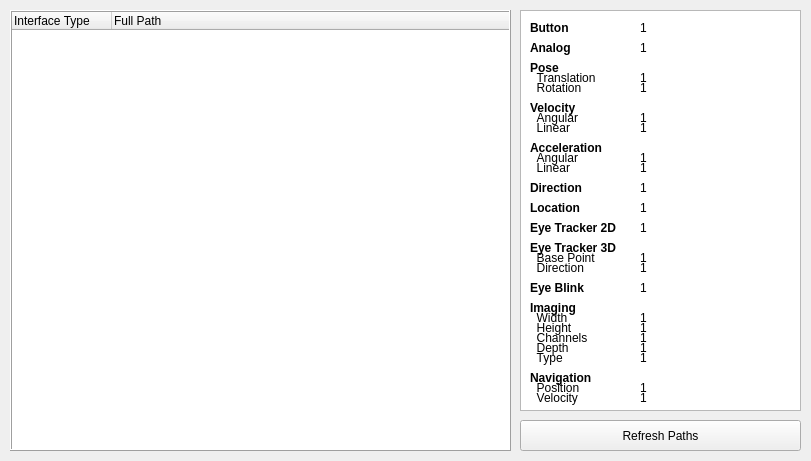
<?xml version="1.0" encoding="UTF-8"?>
<ui version="4.0">
 <class>OSVR_Controller_ViewerClass</class>
 <widget class="QMainWindow" name="OSVR_Controller_ViewerClass">
  <property name="geometry">
   <rect>
    <x>0</x>
    <y>0</y>
    <width>811</width>
    <height>461</height>
   </rect>
  </property>
  <property name="windowTitle">
   <string>OSVR Controller Viewer</string>
  </property>
  <property name="unifiedTitleAndToolBarOnMac">
   <bool>true</bool>
  </property>
  <widget class="QWidget" name="centralWidget">
   <property name="mouseTracking">
    <bool>false</bool>
   </property>
   <widget class="QTreeWidget" name="pathTree">
    <property name="geometry">
     <rect>
      <x>10</x>
      <y>10</y>
      <width>501</width>
      <height>441</height>
     </rect>
    </property>
    <property name="autoFillBackground">
     <bool>false</bool>
    </property>
    <property name="frameShape">
     <enum>QFrame::Box</enum>
    </property>
    <property name="frameShadow">
     <enum>QFrame::Raised</enum>
    </property>
    <property name="showDropIndicator" stdset="0">
     <bool>false</bool>
    </property>
    <property name="rootIsDecorated">
     <bool>true</bool>
    </property>
    <property name="itemsExpandable">
     <bool>false</bool>
    </property>
    <property name="expandsOnDoubleClick">
     <bool>false</bool>
    </property>
    <property name="columnCount">
     <number>2</number>
    </property>
    <attribute name="headerVisible">
     <bool>true</bool>
    </attribute>
    <column>
     <property name="text">
      <string notr="true">Interface Type</string>
     </property>
    </column>
    <column>
     <property name="text">
      <string>Full Path</string>
     </property>
    </column>
   </widget>
   <widget class="QPushButton" name="refreshButton">
    <property name="geometry">
     <rect>
      <x>520</x>
      <y>420</y>
      <width>281</width>
      <height>31</height>
     </rect>
    </property>
    <property name="text">
     <string>Refresh Paths</string>
    </property>
   </widget>
   <widget class="QLabel" name="btn_lbl">
    <property name="geometry">
     <rect>
      <x>530</x>
      <y>20</y>
      <width>101</width>
      <height>16</height>
     </rect>
    </property>
    <property name="text">
     <string>&lt;html&gt;&lt;head/&gt;&lt;body&gt;&lt;p&gt;&lt;span style=&quot; font-weight:600;&quot;&gt;Button&lt;/span&gt;&lt;/p&gt;&lt;/body&gt;&lt;/html&gt;</string>
    </property>
   </widget>
   <widget class="QListView" name="listView">
    <property name="geometry">
     <rect>
      <x>520</x>
      <y>10</y>
      <width>281</width>
      <height>401</height>
     </rect>
    </property>
    <property name="frameShadow">
     <enum>QFrame::Sunken</enum>
    </property>
   </widget>
   <widget class="QLabel" name="alg_lbl">
    <property name="geometry">
     <rect>
      <x>530</x>
      <y>40</y>
      <width>101</width>
      <height>16</height>
     </rect>
    </property>
    <property name="text">
     <string>&lt;html&gt;&lt;head/&gt;&lt;body&gt;&lt;p&gt;&lt;span style=&quot; font-weight:600;&quot;&gt;Analog&lt;/span&gt;&lt;/p&gt;&lt;/body&gt;&lt;/html&gt;</string>
    </property>
   </widget>
   <widget class="QLabel" name="p_lbl">
    <property name="geometry">
     <rect>
      <x>530</x>
      <y>60</y>
      <width>101</width>
      <height>16</height>
     </rect>
    </property>
    <property name="text">
     <string>&lt;html&gt;&lt;head/&gt;&lt;body&gt;&lt;p&gt;&lt;span style=&quot; font-weight:600;&quot;&gt;Pose&lt;/span&gt;&lt;/p&gt;&lt;/body&gt;&lt;/html&gt;</string>
    </property>
   </widget>
   <widget class="QLabel" name="p_t_lbl">
    <property name="geometry">
     <rect>
      <x>530</x>
      <y>70</y>
      <width>101</width>
      <height>16</height>
     </rect>
    </property>
    <property name="text">
     <string>&lt;html&gt;&lt;head/&gt;&lt;body&gt;&lt;p&gt;&amp;nbsp;&amp;nbsp;Translation&lt;/p&gt;&lt;/body&gt;&lt;/html&gt;</string>
    </property>
   </widget>
   <widget class="QLabel" name="p_r_lbl">
    <property name="geometry">
     <rect>
      <x>530</x>
      <y>80</y>
      <width>101</width>
      <height>16</height>
     </rect>
    </property>
    <property name="text">
     <string>&lt;html&gt;&lt;head/&gt;&lt;body&gt;&lt;p&gt;&amp;nbsp;&amp;nbsp;Rotation&lt;/p&gt;&lt;/body&gt;&lt;/html&gt;</string>
    </property>
   </widget>
   <widget class="QLabel" name="v_lbl">
    <property name="geometry">
     <rect>
      <x>530</x>
      <y>100</y>
      <width>101</width>
      <height>16</height>
     </rect>
    </property>
    <property name="text">
     <string>&lt;html&gt;&lt;head/&gt;&lt;body&gt;&lt;p&gt;&lt;span style=&quot; font-weight:600;&quot;&gt;Velocity&lt;/span&gt;&lt;/p&gt;&lt;/body&gt;&lt;/html&gt;</string>
    </property>
   </widget>
   <widget class="QLabel" name="a_lbl">
    <property name="geometry">
     <rect>
      <x>530</x>
      <y>140</y>
      <width>101</width>
      <height>16</height>
     </rect>
    </property>
    <property name="text">
     <string>&lt;html&gt;&lt;head/&gt;&lt;body&gt;&lt;p&gt;&lt;span style=&quot; font-weight:600;&quot;&gt;Acceleration&lt;/span&gt;&lt;/p&gt;&lt;/body&gt;&lt;/html&gt;</string>
    </property>
   </widget>
   <widget class="QLabel" name="dir_lbl">
    <property name="geometry">
     <rect>
      <x>530</x>
      <y>180</y>
      <width>101</width>
      <height>16</height>
     </rect>
    </property>
    <property name="text">
     <string>&lt;html&gt;&lt;head/&gt;&lt;body&gt;&lt;p&gt;&lt;span style=&quot; font-weight:600;&quot;&gt;Direction&lt;/span&gt;&lt;/p&gt;&lt;/body&gt;&lt;/html&gt;</string>
    </property>
   </widget>
   <widget class="QLabel" name="loc_lbl">
    <property name="geometry">
     <rect>
      <x>530</x>
      <y>200</y>
      <width>101</width>
      <height>16</height>
     </rect>
    </property>
    <property name="text">
     <string>&lt;html&gt;&lt;head/&gt;&lt;body&gt;&lt;p&gt;&lt;span style=&quot; font-weight:600;&quot;&gt;Location&lt;/span&gt;&lt;/p&gt;&lt;/body&gt;&lt;/html&gt;</string>
    </property>
   </widget>
   <widget class="QLabel" name="et2d_lbl">
    <property name="geometry">
     <rect>
      <x>530</x>
      <y>220</y>
      <width>101</width>
      <height>16</height>
     </rect>
    </property>
    <property name="text">
     <string>&lt;html&gt;&lt;head/&gt;&lt;body&gt;&lt;p&gt;&lt;span style=&quot; font-weight:600;&quot;&gt;Eye Tracker 2D&lt;/span&gt;&lt;/p&gt;&lt;/body&gt;&lt;/html&gt;</string>
    </property>
   </widget>
   <widget class="QLabel" name="et3d_lbl">
    <property name="geometry">
     <rect>
      <x>530</x>
      <y>240</y>
      <width>101</width>
      <height>16</height>
     </rect>
    </property>
    <property name="text">
     <string>&lt;html&gt;&lt;head/&gt;&lt;body&gt;&lt;p&gt;&lt;span style=&quot; font-weight:600;&quot;&gt;Eye Tracker 3D&lt;/span&gt;&lt;/p&gt;&lt;/body&gt;&lt;/html&gt;</string>
    </property>
   </widget>
   <widget class="QLabel" name="v_a_lbl">
    <property name="geometry">
     <rect>
      <x>530</x>
      <y>110</y>
      <width>101</width>
      <height>16</height>
     </rect>
    </property>
    <property name="text">
     <string>&lt;html&gt;&lt;head/&gt;&lt;body&gt;&lt;p&gt;  Angular&lt;/p&gt;&lt;/body&gt;&lt;/html&gt;</string>
    </property>
   </widget>
   <widget class="QLabel" name="v_l_lbl">
    <property name="geometry">
     <rect>
      <x>530</x>
      <y>120</y>
      <width>101</width>
      <height>16</height>
     </rect>
    </property>
    <property name="text">
     <string>&lt;html&gt;&lt;head/&gt;&lt;body&gt;&lt;p&gt;  Linear&lt;/p&gt;&lt;/body&gt;&lt;/html&gt;</string>
    </property>
   </widget>
   <widget class="QLabel" name="a_a_lbl">
    <property name="geometry">
     <rect>
      <x>530</x>
      <y>150</y>
      <width>101</width>
      <height>16</height>
     </rect>
    </property>
    <property name="text">
     <string>&lt;html&gt;&lt;head/&gt;&lt;body&gt;&lt;p&gt;  Angular&lt;/p&gt;&lt;/body&gt;&lt;/html&gt;</string>
    </property>
   </widget>
   <widget class="QLabel" name="a_l_lbl">
    <property name="geometry">
     <rect>
      <x>530</x>
      <y>160</y>
      <width>101</width>
      <height>16</height>
     </rect>
    </property>
    <property name="text">
     <string>&lt;html&gt;&lt;head/&gt;&lt;body&gt;&lt;p&gt;  Linear&lt;/p&gt;&lt;/body&gt;&lt;/html&gt;</string>
    </property>
   </widget>
   <widget class="QLabel" name="et3d_bp_lbl">
    <property name="geometry">
     <rect>
      <x>530</x>
      <y>250</y>
      <width>101</width>
      <height>16</height>
     </rect>
    </property>
    <property name="text">
     <string>&lt;html&gt;&lt;head/&gt;&lt;body&gt;&lt;p&gt;  Base Point&lt;/p&gt;&lt;/body&gt;&lt;/html&gt;</string>
    </property>
   </widget>
   <widget class="QLabel" name="et3d_dir_lbl">
    <property name="geometry">
     <rect>
      <x>530</x>
      <y>260</y>
      <width>101</width>
      <height>16</height>
     </rect>
    </property>
    <property name="text">
     <string>&lt;html&gt;&lt;head/&gt;&lt;body&gt;&lt;p&gt;  Direction&lt;/p&gt;&lt;/body&gt;&lt;/html&gt;</string>
    </property>
   </widget>
   <widget class="QLabel" name="eb_lbl">
    <property name="geometry">
     <rect>
      <x>530</x>
      <y>280</y>
      <width>101</width>
      <height>16</height>
     </rect>
    </property>
    <property name="text">
     <string>&lt;html&gt;&lt;head/&gt;&lt;body&gt;&lt;p&gt;&lt;span style=&quot; font-weight:600;&quot;&gt;Eye Blink&lt;/span&gt;&lt;/p&gt;&lt;/body&gt;&lt;/html&gt;</string>
    </property>
   </widget>
   <widget class="QLabel" name="img_lbl">
    <property name="geometry">
     <rect>
      <x>530</x>
      <y>300</y>
      <width>101</width>
      <height>16</height>
     </rect>
    </property>
    <property name="text">
     <string>&lt;html&gt;&lt;head/&gt;&lt;body&gt;&lt;p&gt;&lt;span style=&quot; font-weight:600;&quot;&gt;Imaging&lt;/span&gt;&lt;/p&gt;&lt;/body&gt;&lt;/html&gt;</string>
    </property>
   </widget>
   <widget class="QLabel" name="img_w_lbl">
    <property name="geometry">
     <rect>
      <x>530</x>
      <y>310</y>
      <width>101</width>
      <height>16</height>
     </rect>
    </property>
    <property name="text">
     <string>&lt;html&gt;&lt;head/&gt;&lt;body&gt;&lt;p&gt;&amp;nbsp;&amp;nbsp;Width&lt;/p&gt;&lt;/body&gt;&lt;/html&gt;</string>
    </property>
   </widget>
   <widget class="QLabel" name="img_h_lbl">
    <property name="geometry">
     <rect>
      <x>530</x>
      <y>320</y>
      <width>101</width>
      <height>16</height>
     </rect>
    </property>
    <property name="text">
     <string>&lt;html&gt;&lt;head/&gt;&lt;body&gt;&lt;p&gt;  Height&lt;/p&gt;&lt;/body&gt;&lt;/html&gt;</string>
    </property>
   </widget>
   <widget class="QLabel" name="img_c_lbl">
    <property name="geometry">
     <rect>
      <x>530</x>
      <y>330</y>
      <width>101</width>
      <height>16</height>
     </rect>
    </property>
    <property name="text">
     <string>&lt;html&gt;&lt;head/&gt;&lt;body&gt;&lt;p&gt;  Channels&lt;/p&gt;&lt;/body&gt;&lt;/html&gt;</string>
    </property>
   </widget>
   <widget class="QLabel" name="img_d_lbl">
    <property name="geometry">
     <rect>
      <x>530</x>
      <y>340</y>
      <width>101</width>
      <height>16</height>
     </rect>
    </property>
    <property name="text">
     <string>&lt;html&gt;&lt;head/&gt;&lt;body&gt;&lt;p&gt;  Depth&lt;/p&gt;&lt;/body&gt;&lt;/html&gt;</string>
    </property>
   </widget>
   <widget class="QLabel" name="img_t_lbl">
    <property name="geometry">
     <rect>
      <x>530</x>
      <y>350</y>
      <width>101</width>
      <height>16</height>
     </rect>
    </property>
    <property name="text">
     <string>&lt;html&gt;&lt;head/&gt;&lt;body&gt;&lt;p&gt;  Type&lt;/p&gt;&lt;/body&gt;&lt;/html&gt;</string>
    </property>
   </widget>
   <widget class="QLabel" name="nav_lbl">
    <property name="geometry">
     <rect>
      <x>530</x>
      <y>370</y>
      <width>101</width>
      <height>16</height>
     </rect>
    </property>
    <property name="text">
     <string>&lt;html&gt;&lt;head/&gt;&lt;body&gt;&lt;p&gt;&lt;span style=&quot; font-weight:600;&quot;&gt;Navigation&lt;/span&gt;&lt;/p&gt;&lt;/body&gt;&lt;/html&gt;</string>
    </property>
   </widget>
   <widget class="QLabel" name="nav_p_lbl">
    <property name="geometry">
     <rect>
      <x>530</x>
      <y>380</y>
      <width>101</width>
      <height>16</height>
     </rect>
    </property>
    <property name="text">
     <string>&lt;html&gt;&lt;head/&gt;&lt;body&gt;&lt;p&gt;  Position&lt;/p&gt;&lt;/body&gt;&lt;/html&gt;</string>
    </property>
   </widget>
   <widget class="QLabel" name="nav_v_lbl">
    <property name="geometry">
     <rect>
      <x>530</x>
      <y>390</y>
      <width>101</width>
      <height>16</height>
     </rect>
    </property>
    <property name="text">
     <string>&lt;html&gt;&lt;head/&gt;&lt;body&gt;&lt;p&gt;&amp;nbsp;&amp;nbsp;Velocity&lt;/p&gt;&lt;/body&gt;&lt;/html&gt;</string>
    </property>
   </widget>
   <widget class="QLabel" name="btn_lbl_i">
    <property name="geometry">
     <rect>
      <x>640</x>
      <y>20</y>
      <width>151</width>
      <height>16</height>
     </rect>
    </property>
    <property name="text">
     <string>&lt;html&gt;&lt;head/&gt;&lt;body&gt;&lt;p&gt;1&lt;/p&gt;&lt;/body&gt;&lt;/html&gt;</string>
    </property>
   </widget>
   <widget class="QLabel" name="alg_lbl_i">
    <property name="geometry">
     <rect>
      <x>640</x>
      <y>40</y>
      <width>151</width>
      <height>16</height>
     </rect>
    </property>
    <property name="text">
     <string>&lt;html&gt;&lt;head/&gt;&lt;body&gt;&lt;p&gt;1&lt;/p&gt;&lt;/body&gt;&lt;/html&gt;</string>
    </property>
   </widget>
   <widget class="QLabel" name="p_t_lbl_i">
    <property name="geometry">
     <rect>
      <x>640</x>
      <y>70</y>
      <width>151</width>
      <height>16</height>
     </rect>
    </property>
    <property name="text">
     <string>&lt;html&gt;&lt;head/&gt;&lt;body&gt;&lt;p&gt;1&lt;/p&gt;&lt;/body&gt;&lt;/html&gt;</string>
    </property>
   </widget>
   <widget class="QLabel" name="p_r_lbl_i">
    <property name="geometry">
     <rect>
      <x>640</x>
      <y>80</y>
      <width>151</width>
      <height>16</height>
     </rect>
    </property>
    <property name="text">
     <string>&lt;html&gt;&lt;head/&gt;&lt;body&gt;&lt;p&gt;1&lt;/p&gt;&lt;/body&gt;&lt;/html&gt;</string>
    </property>
   </widget>
   <widget class="QLabel" name="v_a_lbl_i">
    <property name="geometry">
     <rect>
      <x>640</x>
      <y>110</y>
      <width>151</width>
      <height>16</height>
     </rect>
    </property>
    <property name="text">
     <string>&lt;html&gt;&lt;head/&gt;&lt;body&gt;&lt;p&gt;1&lt;/p&gt;&lt;/body&gt;&lt;/html&gt;</string>
    </property>
   </widget>
   <widget class="QLabel" name="v_l_lbl_i">
    <property name="geometry">
     <rect>
      <x>640</x>
      <y>120</y>
      <width>151</width>
      <height>16</height>
     </rect>
    </property>
    <property name="text">
     <string>&lt;html&gt;&lt;head/&gt;&lt;body&gt;&lt;p&gt;1&lt;/p&gt;&lt;/body&gt;&lt;/html&gt;</string>
    </property>
   </widget>
   <widget class="QLabel" name="a_a_lbl_i">
    <property name="geometry">
     <rect>
      <x>640</x>
      <y>150</y>
      <width>151</width>
      <height>16</height>
     </rect>
    </property>
    <property name="text">
     <string>&lt;html&gt;&lt;head/&gt;&lt;body&gt;&lt;p&gt;1&lt;/p&gt;&lt;/body&gt;&lt;/html&gt;</string>
    </property>
   </widget>
   <widget class="QLabel" name="a_l_lbl_i">
    <property name="geometry">
     <rect>
      <x>640</x>
      <y>160</y>
      <width>151</width>
      <height>16</height>
     </rect>
    </property>
    <property name="text">
     <string>&lt;html&gt;&lt;head/&gt;&lt;body&gt;&lt;p&gt;1&lt;/p&gt;&lt;/body&gt;&lt;/html&gt;</string>
    </property>
   </widget>
   <widget class="QLabel" name="dir_lbl_i">
    <property name="geometry">
     <rect>
      <x>640</x>
      <y>180</y>
      <width>151</width>
      <height>16</height>
     </rect>
    </property>
    <property name="text">
     <string>&lt;html&gt;&lt;head/&gt;&lt;body&gt;&lt;p&gt;1&lt;/p&gt;&lt;/body&gt;&lt;/html&gt;</string>
    </property>
   </widget>
   <widget class="QLabel" name="loc_lbl_i">
    <property name="geometry">
     <rect>
      <x>640</x>
      <y>200</y>
      <width>151</width>
      <height>16</height>
     </rect>
    </property>
    <property name="text">
     <string>&lt;html&gt;&lt;head/&gt;&lt;body&gt;&lt;p&gt;1&lt;/p&gt;&lt;/body&gt;&lt;/html&gt;</string>
    </property>
   </widget>
   <widget class="QLabel" name="et2d_lbl_i">
    <property name="geometry">
     <rect>
      <x>640</x>
      <y>220</y>
      <width>151</width>
      <height>16</height>
     </rect>
    </property>
    <property name="text">
     <string>&lt;html&gt;&lt;head/&gt;&lt;body&gt;&lt;p&gt;1&lt;/p&gt;&lt;/body&gt;&lt;/html&gt;</string>
    </property>
   </widget>
   <widget class="QLabel" name="et3d_bp_lbl_i">
    <property name="geometry">
     <rect>
      <x>640</x>
      <y>250</y>
      <width>151</width>
      <height>16</height>
     </rect>
    </property>
    <property name="text">
     <string>&lt;html&gt;&lt;head/&gt;&lt;body&gt;&lt;p&gt;1&lt;/p&gt;&lt;/body&gt;&lt;/html&gt;</string>
    </property>
   </widget>
   <widget class="QLabel" name="et3d_dir_lbl_i">
    <property name="geometry">
     <rect>
      <x>640</x>
      <y>260</y>
      <width>151</width>
      <height>16</height>
     </rect>
    </property>
    <property name="text">
     <string>&lt;html&gt;&lt;head/&gt;&lt;body&gt;&lt;p&gt;1&lt;/p&gt;&lt;/body&gt;&lt;/html&gt;</string>
    </property>
   </widget>
   <widget class="QLabel" name="eb_lbl_i">
    <property name="geometry">
     <rect>
      <x>640</x>
      <y>280</y>
      <width>151</width>
      <height>16</height>
     </rect>
    </property>
    <property name="text">
     <string>&lt;html&gt;&lt;head/&gt;&lt;body&gt;&lt;p&gt;1&lt;/p&gt;&lt;/body&gt;&lt;/html&gt;</string>
    </property>
   </widget>
   <widget class="QLabel" name="img_w_lbl_i">
    <property name="geometry">
     <rect>
      <x>640</x>
      <y>310</y>
      <width>151</width>
      <height>16</height>
     </rect>
    </property>
    <property name="text">
     <string>&lt;html&gt;&lt;head/&gt;&lt;body&gt;&lt;p&gt;1&lt;/p&gt;&lt;/body&gt;&lt;/html&gt;</string>
    </property>
   </widget>
   <widget class="QLabel" name="img_h_lbl_i">
    <property name="geometry">
     <rect>
      <x>640</x>
      <y>320</y>
      <width>151</width>
      <height>16</height>
     </rect>
    </property>
    <property name="text">
     <string>&lt;html&gt;&lt;head/&gt;&lt;body&gt;&lt;p&gt;1&lt;/p&gt;&lt;/body&gt;&lt;/html&gt;</string>
    </property>
   </widget>
   <widget class="QLabel" name="img_c_lbl_i">
    <property name="geometry">
     <rect>
      <x>640</x>
      <y>330</y>
      <width>151</width>
      <height>16</height>
     </rect>
    </property>
    <property name="text">
     <string>&lt;html&gt;&lt;head/&gt;&lt;body&gt;&lt;p&gt;1&lt;/p&gt;&lt;/body&gt;&lt;/html&gt;</string>
    </property>
   </widget>
   <widget class="QLabel" name="img_d_lbl_i">
    <property name="geometry">
     <rect>
      <x>640</x>
      <y>340</y>
      <width>151</width>
      <height>16</height>
     </rect>
    </property>
    <property name="text">
     <string>&lt;html&gt;&lt;head/&gt;&lt;body&gt;&lt;p&gt;1&lt;/p&gt;&lt;/body&gt;&lt;/html&gt;</string>
    </property>
   </widget>
   <widget class="QLabel" name="img_t_lbl_i">
    <property name="geometry">
     <rect>
      <x>640</x>
      <y>350</y>
      <width>151</width>
      <height>16</height>
     </rect>
    </property>
    <property name="text">
     <string>&lt;html&gt;&lt;head/&gt;&lt;body&gt;&lt;p&gt;1&lt;/p&gt;&lt;/body&gt;&lt;/html&gt;</string>
    </property>
   </widget>
   <widget class="QLabel" name="nav_p_lbl_i">
    <property name="geometry">
     <rect>
      <x>640</x>
      <y>380</y>
      <width>151</width>
      <height>16</height>
     </rect>
    </property>
    <property name="text">
     <string>&lt;html&gt;&lt;head/&gt;&lt;body&gt;&lt;p&gt;1&lt;/p&gt;&lt;/body&gt;&lt;/html&gt;</string>
    </property>
   </widget>
   <widget class="QLabel" name="nav_v_lbl_i">
    <property name="geometry">
     <rect>
      <x>640</x>
      <y>390</y>
      <width>151</width>
      <height>16</height>
     </rect>
    </property>
    <property name="text">
     <string>&lt;html&gt;&lt;head/&gt;&lt;body&gt;&lt;p&gt;1&lt;/p&gt;&lt;/body&gt;&lt;/html&gt;</string>
    </property>
   </widget>
   <zorder>pathTree</zorder>
   <zorder>refreshButton</zorder>
   <zorder>listView</zorder>
   <zorder>btn_lbl</zorder>
   <zorder>alg_lbl</zorder>
   <zorder>p_lbl</zorder>
   <zorder>p_t_lbl</zorder>
   <zorder>p_r_lbl</zorder>
   <zorder>v_lbl</zorder>
   <zorder>a_lbl</zorder>
   <zorder>dir_lbl</zorder>
   <zorder>loc_lbl</zorder>
   <zorder>et2d_lbl</zorder>
   <zorder>et3d_lbl</zorder>
   <zorder>v_a_lbl</zorder>
   <zorder>v_l_lbl</zorder>
   <zorder>a_a_lbl</zorder>
   <zorder>a_l_lbl</zorder>
   <zorder>et3d_bp_lbl</zorder>
   <zorder>et3d_dir_lbl</zorder>
   <zorder>eb_lbl</zorder>
   <zorder>img_lbl</zorder>
   <zorder>img_w_lbl</zorder>
   <zorder>img_h_lbl</zorder>
   <zorder>img_c_lbl</zorder>
   <zorder>img_d_lbl</zorder>
   <zorder>img_t_lbl</zorder>
   <zorder>nav_lbl</zorder>
   <zorder>nav_p_lbl</zorder>
   <zorder>nav_v_lbl</zorder>
   <zorder>btn_lbl_i</zorder>
   <zorder>alg_lbl_i</zorder>
   <zorder>p_t_lbl_i</zorder>
   <zorder>p_r_lbl_i</zorder>
   <zorder>v_a_lbl_i</zorder>
   <zorder>v_l_lbl_i</zorder>
   <zorder>a_a_lbl_i</zorder>
   <zorder>a_l_lbl_i</zorder>
   <zorder>dir_lbl_i</zorder>
   <zorder>loc_lbl_i</zorder>
   <zorder>et2d_lbl_i</zorder>
   <zorder>et3d_bp_lbl_i</zorder>
   <zorder>et3d_dir_lbl_i</zorder>
   <zorder>eb_lbl_i</zorder>
   <zorder>img_w_lbl_i</zorder>
   <zorder>img_h_lbl_i</zorder>
   <zorder>img_c_lbl_i</zorder>
   <zorder>img_d_lbl_i</zorder>
   <zorder>img_t_lbl_i</zorder>
   <zorder>nav_p_lbl_i</zorder>
   <zorder>nav_v_lbl_i</zorder>
  </widget>
 </widget>
 <layoutdefault spacing="6" margin="11"/>
 <resources>
  <include location="osvr_controller_viewer.qrc"/>
 </resources>
 <connections/>
</ui>
